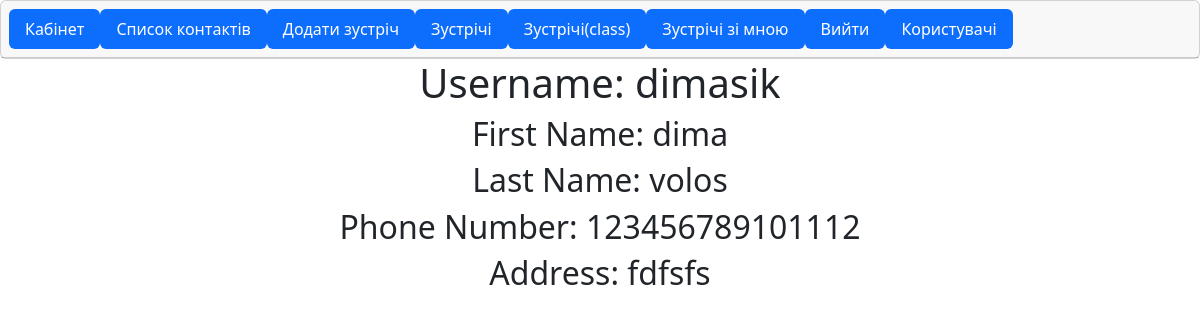
The page / (signed in) on the database its author committed.
### UserManager/models.py (models this page shows, shortened)
class MySuperUser(AbstractUser):
    phone_number = models.CharField(max_length=15,null=True,default= None)
    address = models.CharField(max_length=250,null=True,default= None)
    profile_pic = models.TextField(null=True, default=None)

### UserManager/views.py (the view)
# urls.py: path("", views.index, name="index"),
@login_required(login_url="/sign_in/")
def index(request):
    return render(request=request,template_name="index.html")

### UserManager/templates/index.html
{% extends "base.html" %}
{% block content %}
<h1>Username: {{request.user.username}}</h1>
<h2>First Name: {{request.user.first_name}}</h2>
<h2>Last Name: {{request.user.last_name}}</h2>
<h2>Phone Number: {{request.user.phone_number}}</h2>
<h2>Address: {{request.user.address}}</h2>
{% endblock %}

### rows shown on the page
MySuperUser: user.username "dimasik", user.first_name "dima", user.last_name "volos", user.phone_number "123456789101112", user.address "fdfsfs"
